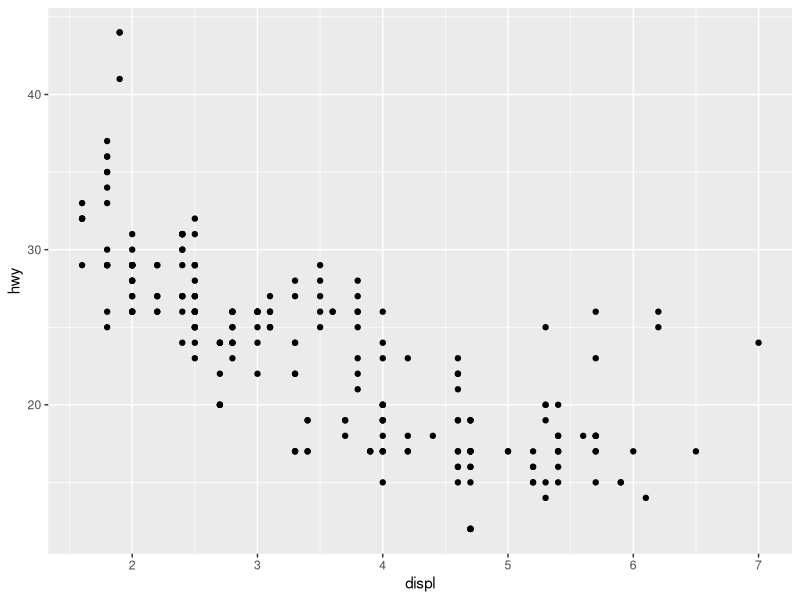
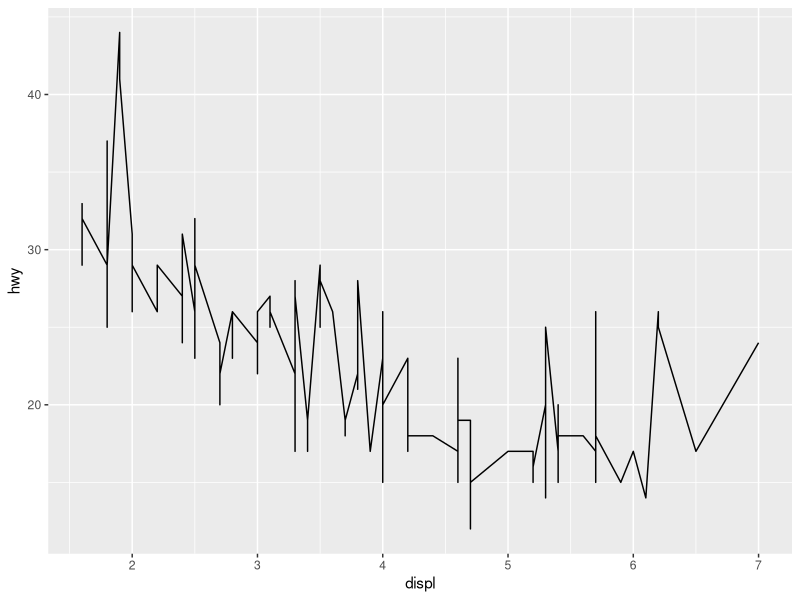
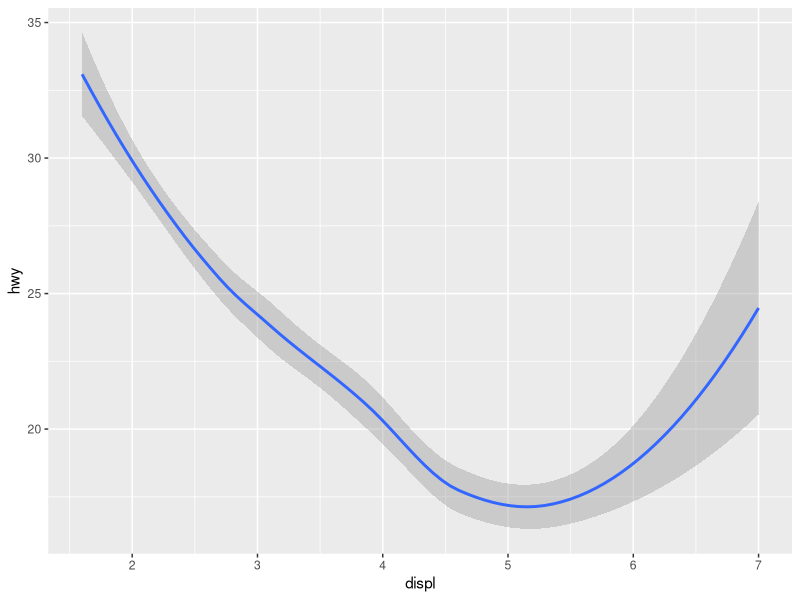
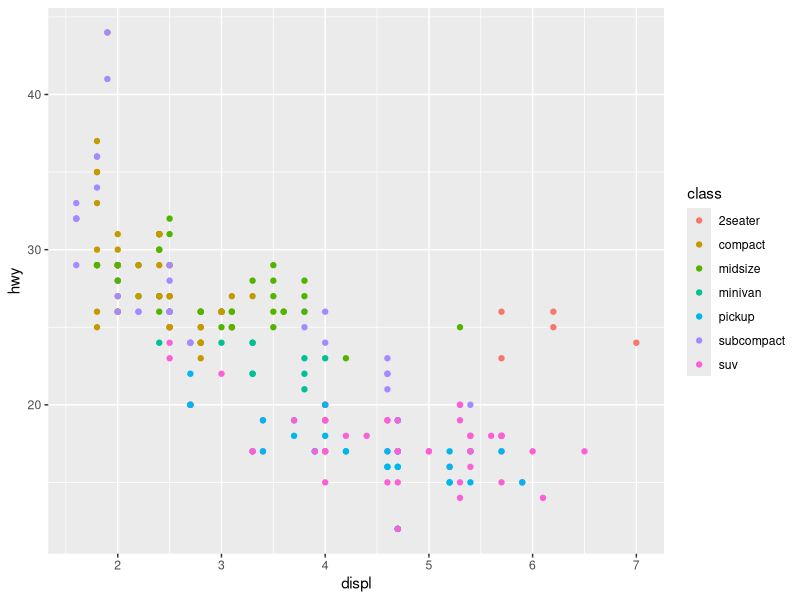
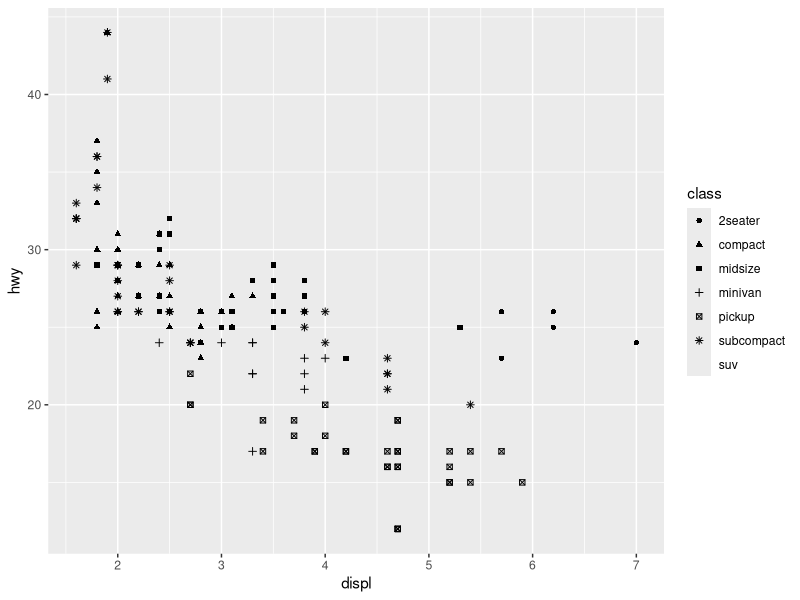
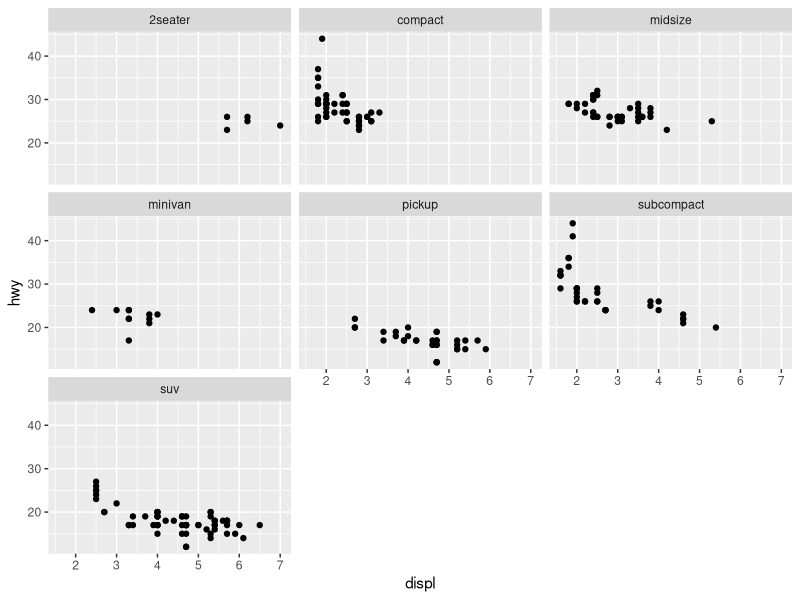
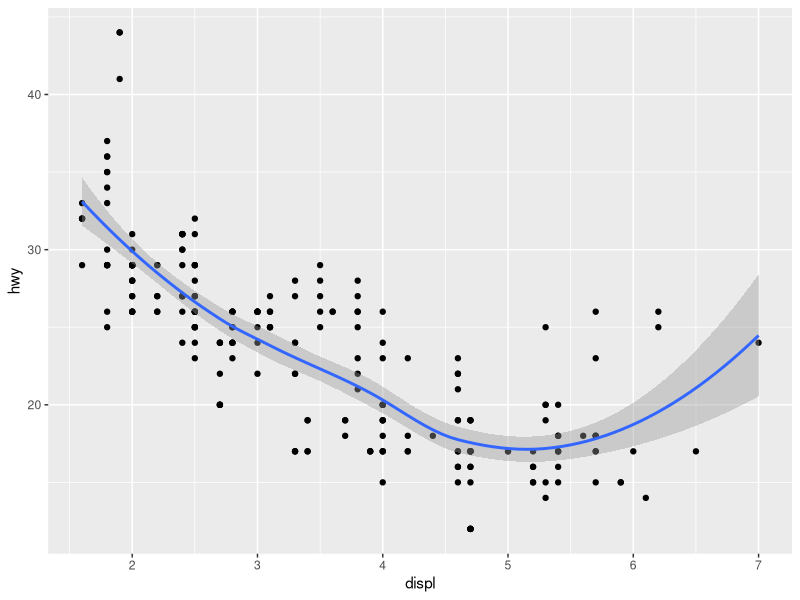
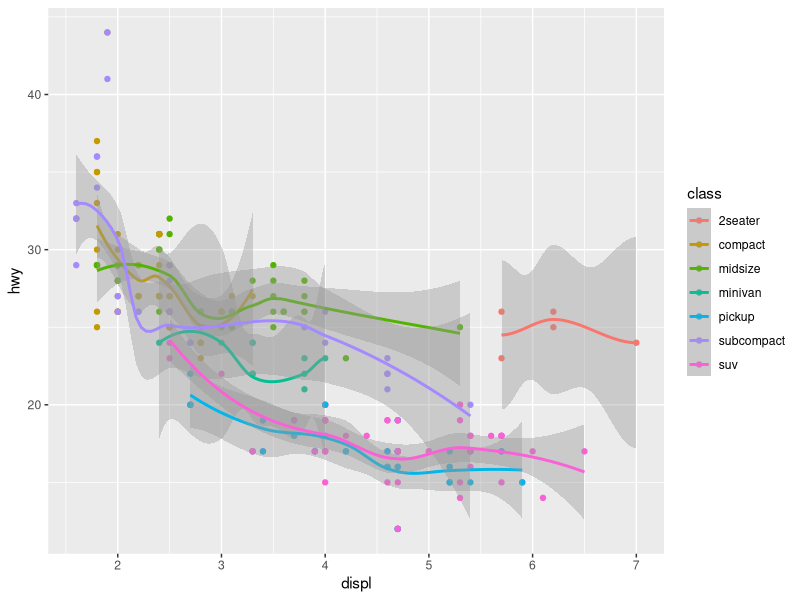

Write R code to recreate these figures, in order.
## ---- chunk 1
#| fig-column: margin
#| fig-height: 1

knitr::include_graphics('https://www.macupdate.com/images/icons512/50318.png') 

## ---- chunk 2
#| label: setup
#| echo: true

#install.packages('tidyverse')

## ---- chunk 3
#| label: load library
#| warning: false

library(tidyverse)

## ---- chunk 4
#| label: display MPG

mpg

## ---- chunk 5
#| label: fig-basic
#| fig-cap: "Basic visualization"
#| echo: true

ggplot(data = mpg) +
  geom_point(aes(x = displ, y = hwy))

## ---- chunk 6
#| label: fig-line
#| fig-cap: "Basic line visualization"
#| echo: true

ggplot(data = mpg) +
  geom_line(aes(x = displ, y = hwy))

## ---- chunk 7
#| label: fig-smooth
#| fig-cap: "Basic smooth visualization"
#| echo: true

ggplot(data = mpg) +
  geom_smooth(aes(x = displ, y = hwy))

## ---- chunk 8
#| label: fig-color
#| fig-cap: "Basic color visualization"
#| echo: true

ggplot(data = mpg) +
  geom_point(aes(x = displ, y = hwy, color = class))

## ---- chunk 9
#| label: fig-shape
#| fig-cap: "Basic shape visualization"
#| echo: true

ggplot(data = mpg) +
  geom_point(aes(x = displ, y = hwy, shape = class))

## ---- chunk 10
#| label: fig-facet
#| fig-cap: "Basic color visualization"
#| echo: true

ggplot(data = mpg) +
  geom_point(aes(x = displ, y = hwy)) +
  facet_wrap(~class)

## ---- chunk 11
#| label: fig-smoint
#| fig-cap: "Basic point and smooth visualization"
#| echo: true

ggplot(data = mpg, aes(x = displ, y = hwy)) +
  geom_point() +
  geom_smooth()

## ---- chunk 12
#| label: fig-colsmoint
#| fig-cap: "Basic point, color, and smooth visualization"
#| echo: true
#| warning: false

ggplot(data = mpg, aes(x = displ, y = hwy, color = class)) +
  geom_point() +
  geom_smooth()

## ---- chunk 13
#| label: fig-noSEsmooth
#| fig-cap: "Basic point, color, and smooth visualization with standard error removed"
#| echo: true
#| warning: false

ggplot(data = mpg, aes(x = displ, y = hwy, color = class)) +
  geom_point() +
  geom_smooth(se = FALSE)

## ---- chunk 14
#| label: fig-facColsmooth
#| fig-cap: "Point, smooth, facet, and color visualization with standard error removed"
#| echo: true
#| warning: false

ggplot(data = mpg, aes(x = displ, y = hwy, color = class)) +
  geom_point() +
  geom_smooth(se = FALSE)+
  facet_wrap(~class)

## ---- chunk 15
#| label: fig-noLegend
#| fig-cap: "Point, smooth, facet, and color visualization with Legend and standard error removed"
#| echo: true
#| warning: false

ggplot(data = mpg, aes(x = displ, y = hwy, color = class)) +
  geom_point() +
  geom_smooth(se = FALSE)+
  facet_wrap(~class) + 
  theme(legend.position = 'none')

## ---- chunk 16
#| label: fig-Cylfacet
#| fig-cap: "Point, smooth, facet, and color visualization example"
#| echo: false
#| warning: false

ggplot(data = mpg, aes(x = cty, y = hwy, color = class)) +
  geom_point() +
  geom_smooth(se = FALSE)+
  facet_wrap(~cyl) +
  theme_bw()

